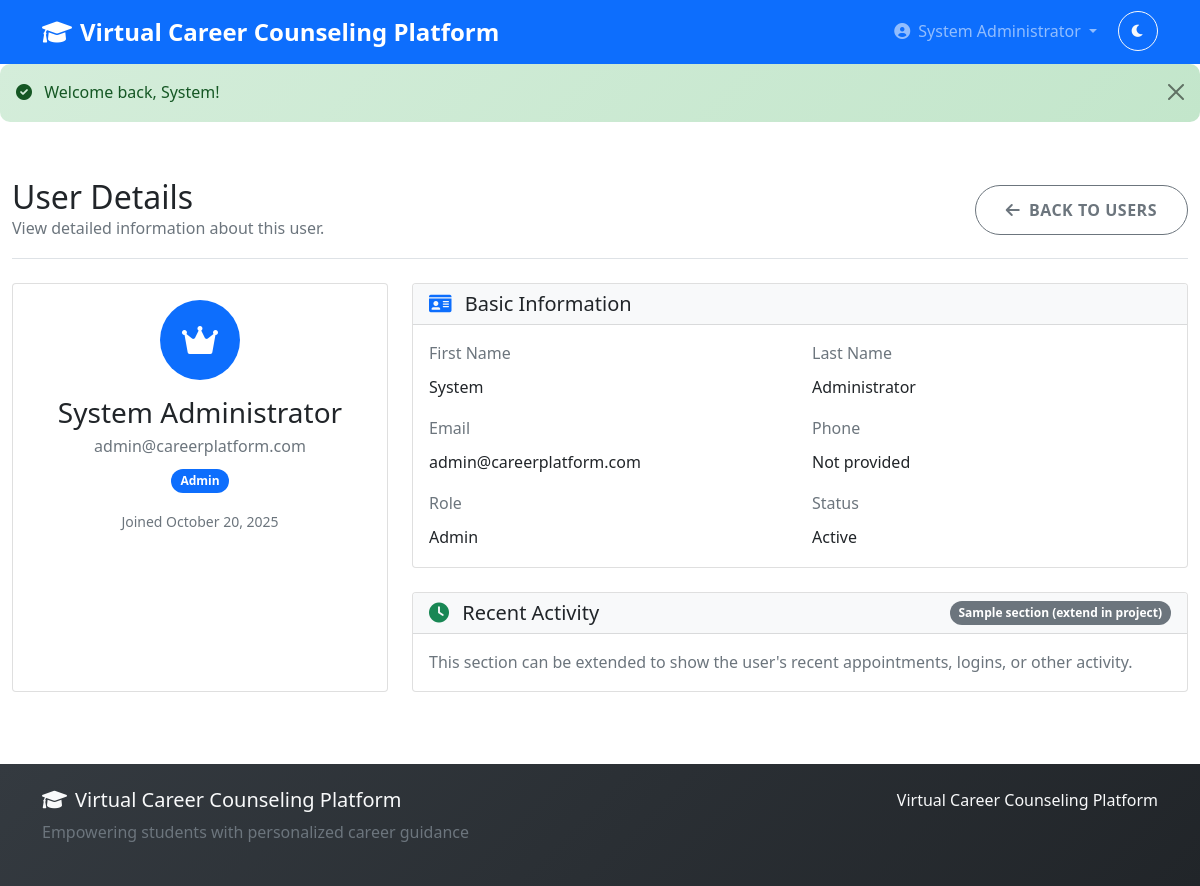
Page /public/admin/userDetails/1 (signed in) on the committed database.
### tables this page shows
CREATE TABLE users (
    id INT PRIMARY KEY AUTO_INCREMENT,
    username VARCHAR(50) UNIQUE NOT NULL,
    email VARCHAR(100) UNIQUE NOT NULL,
    password VARCHAR(255) NOT NULL,
    first_name VARCHAR(50) NOT NULL,
    last_name VARCHAR(50) NOT NULL,
    role ENUM('student', 'counselor', 'admin') NOT NULL DEFAULT 'student',
    phone VARCHAR(20),
    profile_image VARCHAR(255),
    email_verified BOOLEAN DEFAULT TRUE,
    created_at TIMESTAMP DEFAULT CURRENT_TIMESTAMP,
    updated_at TIMESTAMP DEFAULT CURRENT_TIMESTAMP ON UPDATE CURRENT_TIMESTAMP
);

### app/controllers/AdminController.php (called while the page is built, shortened)
<?php
class AdminController extends Controller
{
    private $userModel;
    public function __construct()
    {
        $this->userModel = $this->model('User');
    }
    public function userDetails($userId = null)
    {
        $user = $this->userModel->findById('users', $userId);
        $counselorStats = null;
        $data = [
            'title' => 'User Details - ' . APP_NAME,
            'page_title' => 'User Details',
            'user' => $user,
            'counselor_stats' => $counselorStats
        ];
        $this->view('admin/user-details', $data);
    }
}
?>

### app/core/App.php (called while the page is built, shortened)
<?php
class App
{
    protected $method = 'index';
    public function __construct()
    {
        $url = $this->parseUrl();
        if (isset($url[0]) && file_exists(APP_PATH . '/controllers/' . ucfirst($url[0]) . 'Controller.php')) {
            unset($url[0]);
        }
        $this->controller = new $this->controller;
        if (isset($url[1])) {
            $methodName = $this->convertToCamelCase($url[1]);
            if (method_exists($this->controller, $methodName)) {
                $this->method = $methodName;
                unset($url[1]);
            }
        }
        $this->params = $url ? array_values($url) : [];
        call_user_func_array([$this->controller, $this->method], $this->params);
    }
    public function parseUrl()
    {
        if (isset($_GET['url'])) {
            return explode('/', filter_var(rtrim($_GET['url'], '/'), FILTER_SANITIZE_URL));
        }
        return [];
    }
    private function convertToCamelCase($string)
    {
        $string = str_replace('-', ' ', $string);
        $string = ucwords($string);
        $string = str_replace(' ', '', $string);
        return lcfirst($string);
    }
}
?>

### public/index.php (called while the page is built, shortened)
<?php
spl_autoload_register(function($class) {
    $file = APP_PATH . '/core/' . $class . '.php';
    if (file_exists($file)) {
        return;
    }
});
$app = new App();
?>

### app/core/Database.php (called while the page is built, shortened)
<?php
class Database
{
    private $host = DB_HOST;
    private $user = DB_USER;
    private $pass = DB_PASS;
    private $dbname = DB_NAME;
    private $dbh;
    private $stmt;
    public function __construct()
    {
        $dsn = 'mysql:host=' . $this->host . ';dbname=' . $this->dbname . ';charset=utf8mb4';
        $options = [
            PDO::ATTR_PERSISTENT => true,
            PDO::ATTR_ERRMODE => PDO::ERRMODE_EXCEPTION,
            PDO::ATTR_DEFAULT_FETCH_MODE => PDO::FETCH_OBJ
        ];
        try {
            $this->dbh = new PDO($dsn, $this->user, $this->pass, $options);
        } catch (PDOException $e) {
            $this->error = $e->getMessage();
            $errorMsg = "<h2>Database Connection Error</h2>";
            $errorMsg .= "<p><strong>Error:</strong> " . htmlspecialchars($e->getMessage()) . "</p>";
            $errorMsg .= "<h3>Possible Solutions:</h3>";
            $errorMsg .= "<ol>";
            $errorMsg .= "<li><strong>Start MySQL:</strong> Open XAMPP Control Panel and start MySQL</li>";
            $errorMsg .= "<li><strong>Check Database:</strong> Ensure database '" . $this->dbname . "' exists</li>";
            $errorMsg .= "<li><strong>Import Schema:</strong> Import database/schema.sql via phpMyAdmin</li>";
            $errorMsg .= "<li><strong>Check Credentials:</strong> Verify DB_USER and DB_PASS in app/config/config.php</li>";
            $errorMsg .= "</ol>";
            $errorMsg .= "<p><a href='" . APP_URL . "/diagnostic.php'>Run Diagnostic Tool</a></p>";
            die($errorMsg);
        }
    }
    public function query($sql)
    {
        $this->stmt = $this->dbh->prepare($sql);
    }
    public function bind($param, $value, $type = null)
    {
        if (is_null($type)) {
            switch (true) {
                default:
                    $type = PDO::PARAM_STR;
            }
        }
        $this->stmt->bindValue($param, $value, $type);
    }
    public function execute()
    {
        return $this->stmt->execute();
    }
    public function single()
    {
        $this->execute();
        return $this->stmt->fetch(PDO::FETCH_OBJ);
    }
}
?>

### app/core/Model.php (called while the page is built, shortened)
<?php
class Model
{
    protected $db;
    public function __construct()
    {
        $this->db = new Database();
    }
    public function findById($table, $id)
    {
        $sql = "SELECT * FROM {$table} WHERE id = :id";
        $this->db->query($sql);
        $this->db->bind(':id', $id);
        return $this->db->single();
    }
}
?>

### app/views/admin/user-details.php (the view, shortened to what this page needs)
<div class="container-fluid">
    <div class="d-flex justify-content-between align-items-center py-3 mb-4 border-bottom">
        <div>
            <h1 class="h2 mb-0"><?= $page_title ?? 'User Details' ?></h1>
            <p class="text-muted mb-0">View detailed information about this user.</p>
        </div>
        <a href="<?= APP_URL ?>/admin/users" class="btn btn-outline-secondary">
            <i class="fas fa-arrow-left me-1"></i> Back to Users
        </a>
    </div>
    <div class="row g-4">
        <div class="col-lg-4">
            <div class="card h-100">
                <div class="card-body text-center">
                    <div class="mb-3">
                        <div class="bg-<?= $user->role === 'student' ? 'success' : ($user->role === 'counselor' ? 'info' : 'primary') ?> text-white rounded-circle d-inline-flex align-items-center justify-content-center" style="width: 80px; height: 80px;">
                            <i class="fas fa-<?= $user->role === 'student' ? 'graduation-cap' : ($user->role === 'counselor' ? 'user-tie' : 'crown') ?> fa-2x"></i>
                        </div>
                    </div>
                    <h3 class="mb-1"><?= htmlspecialchars($user->first_name . ' ' . $user->last_name) ?></h3>
                    <p class="text-muted mb-2"><?= htmlspecialchars($user->email) ?></p>
                    <span class="badge bg-<?= $user->role === 'student' ? 'success' : ($user->role === 'counselor' ? 'info' : 'primary') ?>">
                        <?= ucfirst($user->role) ?>
                    </span>
                    <p class="mt-3 mb-0">
                        <small class="text-muted">Joined <?= date('F j, Y', strtotime($user->created_at)) ?></small>
                    </p>
                </div>
            </div>
        </div>
        <div class="col-lg-8">
            <div class="card mb-4">
                <div class="card-header bg-light">
                    <h5 class="card-title mb-0">
                        <i class="fas fa-id-card me-2 text-primary"></i>
                        Basic Information
                    </h5>
                </div>
                <div class="card-body">
                    <div class="row mb-3">
                        <div class="col-md-6">
                            <label class="form-label text-muted">First Name</label>
                            <p class="fw-semibold mb-0"><?= htmlspecialchars($user->first_name) ?></p>
                        </div>
                        <div class="col-md-6">
                            <label class="form-label text-muted">Last Name</label>
                            <p class="fw-semibold mb-0"><?= htmlspecialchars($user->last_name) ?></p>
                        </div>
                    </div>
                    <div class="row mb-3">
                        <div class="col-md-6">
                            <label class="form-label text-muted">Email</label>
                            <p class="fw-semibold mb-0"><?= htmlspecialchars($user->email) ?></p>
                        </div>
                        <div class="col-md-6">
                            <label class="form-label text-muted">Phone</label>
                            <p class="fw-semibold mb-0"><?= htmlspecialchars($user->phone ?? 'Not provided') ?></p>
                        </div>
                    </div>
                    <div class="row">
                        <div class="col-md-6">
                            <label class="form-label text-muted">Role</label>
                            <p class="fw-semibold mb-0"><?= ucfirst($user->role) ?></p>
                        </div>
                        <div class="col-md-6">
                            <label class="form-label text-muted">Status</label>
                            <p class="fw-semibold mb-0"><?= ucfirst($user->status ?? 'active') ?></p>
                        </div>
                    </div>
                </div>
            </div>
            <div class="card">
                <div class="card-header bg-light d-flex justify-content-between align-items-center">
                    <h5 class="card-title mb-0">
                        <i class="fas fa-clock me-2 text-success"></i>
                        Recent Activity
                    </h5>
                    <span class="badge bg-secondary">Sample section (extend in project)</span>
                </div>
                <div class="card-body">
                    <p class="text-muted mb-0">
                        This section can be extended to show the user's recent appointments, logins, or other activity.
                    </p>
                </div>
            </div>
        </div>
    </div>
</div>
<?php
$content = ob_get_clean();
include APP_PATH . '/views/layouts/main.php';
?>

### app/core/Controller.php (shortened to what this page needs)
<?php
class Controller
{
    public function model($model)
    {
        return new $model();
    }
    public function view($view, $data = [])
    {
        $viewFile = APP_PATH . '/views/' . $view . '.php';
        if (file_exists($viewFile)) {
            require_once $viewFile;
        } else {
            die("View {$view} not found.");
        }
    }
}
?>

### app/views/layouts/main.php (shortened to what this page needs)
<!DOCTYPE html>
<html lang="en">
<head>
    <link href="https://cdn.jsdelivr.net/npm/bootstrap@5.1.3/dist/css/bootstrap.min.css" rel="stylesheet">
    <link href="https://cdnjs.cloudflare.com/ajax/libs/font-awesome/6.0.0/css/all.min.css" rel="stylesheet">
    <link href="<?= APP_URL ?>/css/style.css" rel="stylesheet">
</head>
<body>
    <?php include APP_PATH . '/views/partials/navbar.php'; ?>
    <?php include APP_PATH . '/views/partials/flash.php'; ?>
    <main class="py-4">
        <?= $content ?? '' ?>
    </main>
    <?php include APP_PATH . '/views/partials/footer.php'; ?>
</body>
</html>

### app/views/partials/navbar.php (shortened to what this page needs)
<nav class="navbar navbar-expand-lg navbar-dark bg-primary">
    <div class="container">
        <a class="navbar-brand" href="<?= APP_URL ?>">
            <i class="fas fa-graduation-cap me-2"></i><?= APP_NAME ?>
        </a>
        <div class="collapse navbar-collapse" id="navbarNav">
            <ul class="navbar-nav ms-auto">
                <?php if (isset($_SESSION['user_id'])): ?>
                    <li class="nav-item dropdown">
                        <a class="nav-link dropdown-toggle" href="#" id="navbarDropdown" role="button"
                           data-bs-toggle="dropdown">
                            <i class="fas fa-user-circle me-1"></i>
                            <?= $_SESSION['user_name'] ?? 'User' ?>
                        </a>
                    </li>
                <?php endif; ?>
                <li class="nav-item">
                    <button class="btn btn-sm btn-outline-light ms-2" id="darkModeToggle" title="Toggle Dark Mode">
                        <i class="fas fa-moon" id="darkModeIcon"></i>
                    </button>
                </li>
            </ul>
        </div>
    </div>
</nav>

### app/views/partials/flash.php (shortened to what this page needs)
<?php
$flashTypes = ['success', 'error', 'warning', 'info'];
foreach ($flashTypes as $type):
    if (isset($_SESSION['flash'][$type])):
        $alertClass = [
            'success' => 'alert-success',
            'error' => 'alert-danger',
            'warning' => 'alert-warning',
            'info' => 'alert-info'
        ];
?>
<div class="alert <?= $alertClass[$type] ?> alert-dismissible fade show" role="alert">
    <i class="fas fa-<?= $type === 'error' ? 'exclamation-circle' : ($type === 'success' ? 'check-circle' : 'info-circle') ?> me-2"></i>
    <?= $_SESSION['flash'][$type] ?>
    <button type="button" class="btn-close" data-bs-dismiss="alert"></button>
</div>
<?php
    endif;
endforeach;
?>

### app/views/partials/footer.php
<footer class="bg-dark text-light py-4 mt-5">
    <div class="container">
        <div class="row">
            <div class="col-md-6">
                <h5><i class="fas fa-graduation-cap me-2"></i><?= APP_NAME ?></h5>
                <p class="text-muted">Empowering students with personalized career guidance</p>
            </div>
            <div class="col-md-6 text-md-end">
                <p class="mb-0"><?= APP_NAME ?></p>
            </div>
        </div>
    </div>
</footer>

### public/css/style.css (style rules this page uses)
:root { --primary-color: #007bff; --secondary-color: #6c757d; --success-color: #28a745; --info-color: #17a2b8; --warning-color: #ffc107; --danger-color: #dc3545; --light-color: #f8f9fa; --dark-color: #343a40; }
body { font-family: 'Segoe UI', Tahoma, Geneva, Verdana, sans-serif; line-height: 1.6; }
.card { transition: transform 0.3s ease, box-shadow 0.3s ease; }
.btn { border-radius: 50px; padding: 12px 30px; font-weight: 600; text-transform: uppercase; letter-spacing: 0.5px; transition: all 0.3s ease; }
.navbar-brand { font-weight: 700; font-size: 1.5rem; }
.navbar-nav .nav-link { font-weight: 500; margin: 0 5px; transition: color 0.3s ease; }
.badge { font-size: 0.75em; padding: 0.5em 0.75em; border-radius: 25px; }
footer { background: linear-gradient(135deg, var(--dark-color) 0%, #212529 100%); }
.alert { border-radius: 10px; border: none; font-weight: 500; }
.alert-success { background: linear-gradient(135deg, #d4edda 0%, #c3e6cb 100%); color: #155724; }
#darkModeToggle { border-radius: 50%; width: 40px; height: 40px; padding: 0; display: flex; align-items: center; justify-content: center; transition: all 0.3s ease; }
body { transition: background-color 0.3s ease, color 0.3s ease; }
.card, .form-control, .form-select, .btn, .navbar, .dropdown-menu, .modal-content { transition: background-color 0.3s ease, color 0.3s ease, border-color 0.3s ease; }

### rows in the picture
users: first_name+last_name "System Administrator", email "admin@careerplatform.com", role "Admin", created_at "October 20, 2025", first_name "System", last_name "Administrator", phone "Not provided"

### other values in the picture
APP_NAME "Virtual Career Counseling Platform"
$_SESSION['user_name'] "System Administrator"
$_SESSION['flash'][$type] "Welcome back, System!"
$page_title "User Details"
$user->status "Active"
